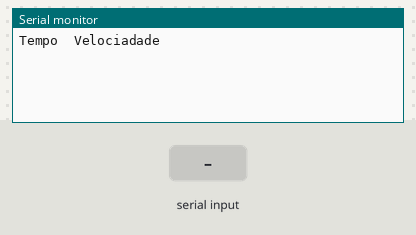
Simulated run of this sketch. Board: Arduino Uno, built with avr-gcc and run on an emulated ATmega328P. On the bench: the last lines printed to the serial monitor. The test bench sets the inputs (shaded band).

Above: at 1.2 s.
1.3 s: "90,45\n" received over Serial
At 2.5 s:
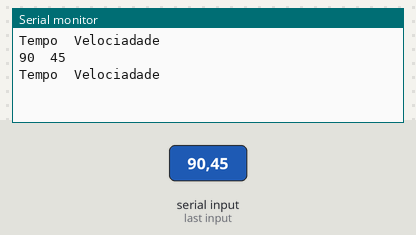
4.3 s: "30,150\n" received over Serial
At 4.8 s:
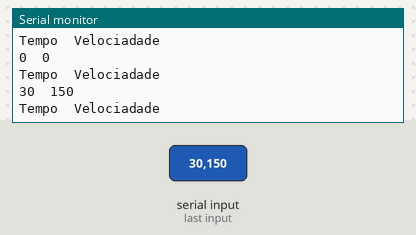
Timing chart, 0 to 7.3 s (numbered marks = the images above; inputs shaded):
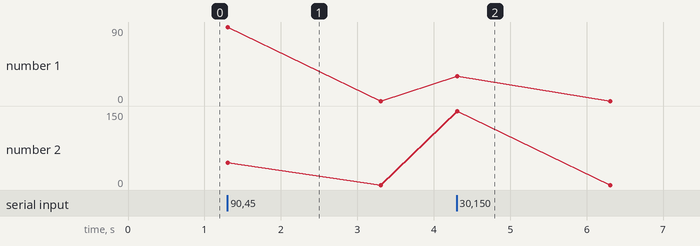

The sketch:

Colhendovaloresnaserial.ino
```cpp
/*
GME - Grupo de Metodos Eletroforéticos
Instituto de Quimica - UFG

Usando o método parseInt() para receber valores numéricos pela Serial
e imprimir tabela com colunas Tempo e Velocidade pela Serial

criado   08/02/2015
por Wanderson D. Lopes
modificado set 2022
por Wanderson D. Lopes
*/


int tmp;
int vel;

void setup(){
  Serial.begin(9600);
}

void loop(){
  Serial.print("Tempo\tVelociadade\n");
  while(!Serial.available()){}
  if(Serial.available()){
    tmp = Serial.parseInt();
    vel = Serial.parseInt();
  }
  Serial.print(tmp);
  Serial.print("\t");
  Serial.println(vel);
}
```

Measured:
- after the input at 1.3 s, the serial monitor: prints a new line at once (image 1)
- after the input at 4.3 s, the serial monitor: prints a new line at once (image 2)
